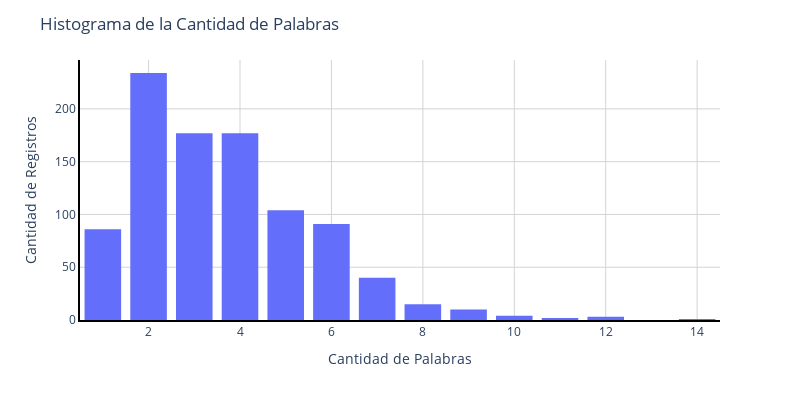

Notebook code cell kept with this figure:
### Markdown cell above
Al graficar mediante un histograma la distribución de la cantidad de palabras, es posible observar que la mayoría de las pistas posee hasta cinco palabras en su título:

### Code cell
# Definición del histograma.
fig = px.histogram(modified_dataset, x="Track_Length", width=800, height=400, nbins=14)

# Actualización del espacio entre las barras, el título del gráfico y los títulos en los ejes.
fig.update_layout(
    bargap=0.2,
    title="Histograma de la Cantidad de Palabras",
    xaxis_title="Cantidad de Palabras",
    yaxis_title="Cantidad de Registros"
)

def configurar_fondo(fig):
    
    # Configuración del color del fondo.
    fig.update_layout(plot_bgcolor='white')

    # Configuración de las líneas de los valores.
    fig.update_layout(
        xaxis=dict(gridcolor='lightgray'),
        yaxis=dict(gridcolor='lightgray')
    )
    
    # Agregado de un marco al gráfico.
    fig.update_xaxes(showline=True, linecolor='black', linewidth=2)
    fig.update_yaxes(showline=True, linecolor='black', linewidth=2)
    

configurar_fondo(fig)

fig.show()

### Figure 1 — Plotly figure (JSON) as saved in the notebook; plotly's stock layout.template omitted (floating-point values rounded to 4 significant figures; data arrays with more than 128 entries replaced by an {"elided": "..."} marker saying what was removed)
{"data": [{"alignmentgroup": "True", "bingroup": "x", "hovertemplate": "Track_Length=%{x}<br>count=%{y}<extra></extra>", "legendgroup": "", "marker": {"color": "#636efa", "pattern": {"shape": ""}}, "name": "", "nbinsx": 14, "offsetgroup": "", "orientation": "v", "showlegend": false, "type": "histogram", "x": {"elided": "944 int values"}, "xaxis": "x", "yaxis": "y"}], "layout": {"bargap": 0.2, "barmode": "relative", "height": 400, "legend": {"tracegroupgap": 0}, "margin": {"t": 60}, "plot_bgcolor": "white", "title": {"text": "Histograma de la Cantidad de Palabras"}, "width": 800, "xaxis": {"anchor": "y", "domain": [0, 1], "gridcolor": "lightgray", "linecolor": "black", "linewidth": 2, "showline": true, "title": {"text": "Cantidad de Palabras"}}, "yaxis": {"anchor": "x", "domain": [0, 1], "gridcolor": "lightgray", "linecolor": "black", "linewidth": 2, "showline": true, "title": {"text": "Cantidad de Registros"}}}}
